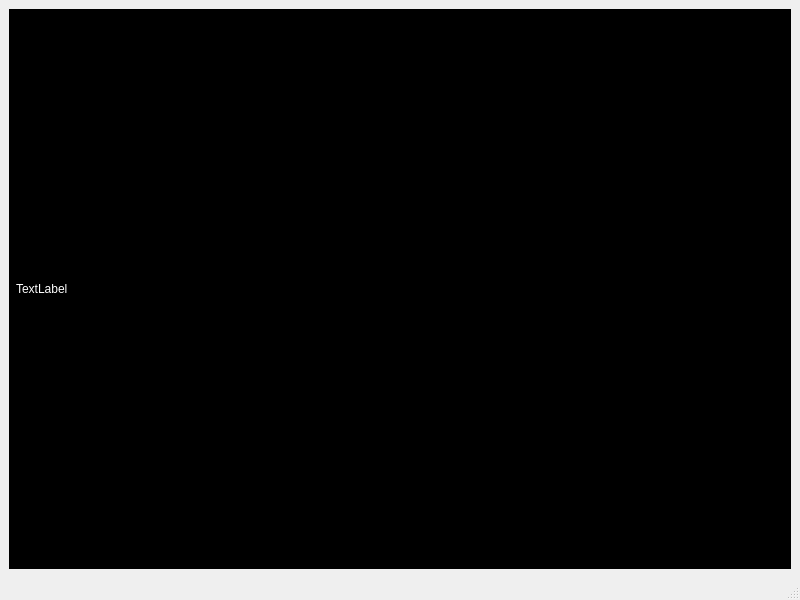
<?xml version="1.0" encoding="UTF-8"?>
<ui version="4.0">
 <class>MainWindow</class>
 <widget class="QMainWindow" name="MainWindow">
  <property name="geometry">
   <rect>
    <x>0</x>
    <y>0</y>
    <width>800</width>
    <height>600</height>
   </rect>
  </property>
  <property name="windowTitle">
   <string>MainWindow</string>
  </property>
  <widget class="QWidget" name="centralwidget">
   <layout class="QGridLayout" name="gridLayout">
    <item row="0" column="0">
     <widget class="QLabel" name="label">
      <property name="palette">
       <palette>
        <active>
         <colorrole role="WindowText">
          <brush brushstyle="SolidPattern">
           <color alpha="255">
            <red>255</red>
            <green>255</green>
            <blue>255</blue>
           </color>
          </brush>
         </colorrole>
         <colorrole role="Button">
          <brush brushstyle="SolidPattern">
           <color alpha="255">
            <red>0</red>
            <green>0</green>
            <blue>0</blue>
           </color>
          </brush>
         </colorrole>
         <colorrole role="Light">
          <brush brushstyle="SolidPattern">
           <color alpha="255">
            <red>0</red>
            <green>0</green>
            <blue>0</blue>
           </color>
          </brush>
         </colorrole>
         <colorrole role="Midlight">
          <brush brushstyle="SolidPattern">
           <color alpha="255">
            <red>0</red>
            <green>0</green>
            <blue>0</blue>
           </color>
          </brush>
         </colorrole>
         <colorrole role="Dark">
          <brush brushstyle="SolidPattern">
           <color alpha="255">
            <red>0</red>
            <green>0</green>
            <blue>0</blue>
           </color>
          </brush>
         </colorrole>
         <colorrole role="Mid">
          <brush brushstyle="SolidPattern">
           <color alpha="255">
            <red>0</red>
            <green>0</green>
            <blue>0</blue>
           </color>
          </brush>
         </colorrole>
         <colorrole role="Text">
          <brush brushstyle="SolidPattern">
           <color alpha="255">
            <red>255</red>
            <green>255</green>
            <blue>255</blue>
           </color>
          </brush>
         </colorrole>
         <colorrole role="BrightText">
          <brush brushstyle="SolidPattern">
           <color alpha="255">
            <red>255</red>
            <green>255</green>
            <blue>255</blue>
           </color>
          </brush>
         </colorrole>
         <colorrole role="ButtonText">
          <brush brushstyle="SolidPattern">
           <color alpha="255">
            <red>255</red>
            <green>255</green>
            <blue>255</blue>
           </color>
          </brush>
         </colorrole>
         <colorrole role="Base">
          <brush brushstyle="SolidPattern">
           <color alpha="255">
            <red>0</red>
            <green>0</green>
            <blue>0</blue>
           </color>
          </brush>
         </colorrole>
         <colorrole role="Window">
          <brush brushstyle="SolidPattern">
           <color alpha="255">
            <red>0</red>
            <green>0</green>
            <blue>0</blue>
           </color>
          </brush>
         </colorrole>
         <colorrole role="Shadow">
          <brush brushstyle="SolidPattern">
           <color alpha="255">
            <red>0</red>
            <green>0</green>
            <blue>0</blue>
           </color>
          </brush>
         </colorrole>
         <colorrole role="AlternateBase">
          <brush brushstyle="SolidPattern">
           <color alpha="255">
            <red>0</red>
            <green>0</green>
            <blue>0</blue>
           </color>
          </brush>
         </colorrole>
         <colorrole role="ToolTipBase">
          <brush brushstyle="SolidPattern">
           <color alpha="255">
            <red>255</red>
            <green>255</green>
            <blue>220</blue>
           </color>
          </brush>
         </colorrole>
         <colorrole role="ToolTipText">
          <brush brushstyle="SolidPattern">
           <color alpha="255">
            <red>0</red>
            <green>0</green>
            <blue>0</blue>
           </color>
          </brush>
         </colorrole>
         <colorrole role="PlaceholderText">
          <brush brushstyle="SolidPattern">
           <color alpha="128">
            <red>255</red>
            <green>255</green>
            <blue>255</blue>
           </color>
          </brush>
         </colorrole>
        </active>
        <inactive>
         <colorrole role="WindowText">
          <brush brushstyle="SolidPattern">
           <color alpha="255">
            <red>255</red>
            <green>255</green>
            <blue>255</blue>
           </color>
          </brush>
         </colorrole>
         <colorrole role="Button">
          <brush brushstyle="SolidPattern">
           <color alpha="255">
            <red>0</red>
            <green>0</green>
            <blue>0</blue>
           </color>
          </brush>
         </colorrole>
         <colorrole role="Light">
          <brush brushstyle="SolidPattern">
           <color alpha="255">
            <red>0</red>
            <green>0</green>
            <blue>0</blue>
           </color>
          </brush>
         </colorrole>
         <colorrole role="Midlight">
          <brush brushstyle="SolidPattern">
           <color alpha="255">
            <red>0</red>
            <green>0</green>
            <blue>0</blue>
           </color>
          </brush>
         </colorrole>
         <colorrole role="Dark">
          <brush brushstyle="SolidPattern">
           <color alpha="255">
            <red>0</red>
            <green>0</green>
            <blue>0</blue>
           </color>
          </brush>
         </colorrole>
         <colorrole role="Mid">
          <brush brushstyle="SolidPattern">
           <color alpha="255">
            <red>0</red>
            <green>0</green>
            <blue>0</blue>
           </color>
          </brush>
         </colorrole>
         <colorrole role="Text">
          <brush brushstyle="SolidPattern">
           <color alpha="255">
            <red>255</red>
            <green>255</green>
            <blue>255</blue>
           </color>
          </brush>
         </colorrole>
         <colorrole role="BrightText">
          <brush brushstyle="SolidPattern">
           <color alpha="255">
            <red>255</red>
            <green>255</green>
            <blue>255</blue>
           </color>
          </brush>
         </colorrole>
         <colorrole role="ButtonText">
          <brush brushstyle="SolidPattern">
           <color alpha="255">
            <red>255</red>
            <green>255</green>
            <blue>255</blue>
           </color>
          </brush>
         </colorrole>
         <colorrole role="Base">
          <brush brushstyle="SolidPattern">
           <color alpha="255">
            <red>0</red>
            <green>0</green>
            <blue>0</blue>
           </color>
          </brush>
         </colorrole>
         <colorrole role="Window">
          <brush brushstyle="SolidPattern">
           <color alpha="255">
            <red>0</red>
            <green>0</green>
            <blue>0</blue>
           </color>
          </brush>
         </colorrole>
         <colorrole role="Shadow">
          <brush brushstyle="SolidPattern">
           <color alpha="255">
            <red>0</red>
            <green>0</green>
            <blue>0</blue>
           </color>
          </brush>
         </colorrole>
         <colorrole role="AlternateBase">
          <brush brushstyle="SolidPattern">
           <color alpha="255">
            <red>0</red>
            <green>0</green>
            <blue>0</blue>
           </color>
          </brush>
         </colorrole>
         <colorrole role="ToolTipBase">
          <brush brushstyle="SolidPattern">
           <color alpha="255">
            <red>255</red>
            <green>255</green>
            <blue>220</blue>
           </color>
          </brush>
         </colorrole>
         <colorrole role="ToolTipText">
          <brush brushstyle="SolidPattern">
           <color alpha="255">
            <red>0</red>
            <green>0</green>
            <blue>0</blue>
           </color>
          </brush>
         </colorrole>
         <colorrole role="PlaceholderText">
          <brush brushstyle="SolidPattern">
           <color alpha="128">
            <red>255</red>
            <green>255</green>
            <blue>255</blue>
           </color>
          </brush>
         </colorrole>
        </inactive>
        <disabled>
         <colorrole role="WindowText">
          <brush brushstyle="SolidPattern">
           <color alpha="255">
            <red>0</red>
            <green>0</green>
            <blue>0</blue>
           </color>
          </brush>
         </colorrole>
         <colorrole role="Button">
          <brush brushstyle="SolidPattern">
           <color alpha="255">
            <red>0</red>
            <green>0</green>
            <blue>0</blue>
           </color>
          </brush>
         </colorrole>
         <colorrole role="Light">
          <brush brushstyle="SolidPattern">
           <color alpha="255">
            <red>0</red>
            <green>0</green>
            <blue>0</blue>
           </color>
          </brush>
         </colorrole>
         <colorrole role="Midlight">
          <brush brushstyle="SolidPattern">
           <color alpha="255">
            <red>0</red>
            <green>0</green>
            <blue>0</blue>
           </color>
          </brush>
         </colorrole>
         <colorrole role="Dark">
          <brush brushstyle="SolidPattern">
           <color alpha="255">
            <red>0</red>
            <green>0</green>
            <blue>0</blue>
           </color>
          </brush>
         </colorrole>
         <colorrole role="Mid">
          <brush brushstyle="SolidPattern">
           <color alpha="255">
            <red>0</red>
            <green>0</green>
            <blue>0</blue>
           </color>
          </brush>
         </colorrole>
         <colorrole role="Text">
          <brush brushstyle="SolidPattern">
           <color alpha="255">
            <red>0</red>
            <green>0</green>
            <blue>0</blue>
           </color>
          </brush>
         </colorrole>
         <colorrole role="BrightText">
          <brush brushstyle="SolidPattern">
           <color alpha="255">
            <red>255</red>
            <green>255</green>
            <blue>255</blue>
           </color>
          </brush>
         </colorrole>
         <colorrole role="ButtonText">
          <brush brushstyle="SolidPattern">
           <color alpha="255">
            <red>0</red>
            <green>0</green>
            <blue>0</blue>
           </color>
          </brush>
         </colorrole>
         <colorrole role="Base">
          <brush brushstyle="SolidPattern">
           <color alpha="255">
            <red>0</red>
            <green>0</green>
            <blue>0</blue>
           </color>
          </brush>
         </colorrole>
         <colorrole role="Window">
          <brush brushstyle="SolidPattern">
           <color alpha="255">
            <red>0</red>
            <green>0</green>
            <blue>0</blue>
           </color>
          </brush>
         </colorrole>
         <colorrole role="Shadow">
          <brush brushstyle="SolidPattern">
           <color alpha="255">
            <red>0</red>
            <green>0</green>
            <blue>0</blue>
           </color>
          </brush>
         </colorrole>
         <colorrole role="AlternateBase">
          <brush brushstyle="SolidPattern">
           <color alpha="255">
            <red>0</red>
            <green>0</green>
            <blue>0</blue>
           </color>
          </brush>
         </colorrole>
         <colorrole role="ToolTipBase">
          <brush brushstyle="SolidPattern">
           <color alpha="255">
            <red>255</red>
            <green>255</green>
            <blue>220</blue>
           </color>
          </brush>
         </colorrole>
         <colorrole role="ToolTipText">
          <brush brushstyle="SolidPattern">
           <color alpha="255">
            <red>0</red>
            <green>0</green>
            <blue>0</blue>
           </color>
          </brush>
         </colorrole>
         <colorrole role="PlaceholderText">
          <brush brushstyle="SolidPattern">
           <color alpha="128">
            <red>255</red>
            <green>255</green>
            <blue>255</blue>
           </color>
          </brush>
         </colorrole>
        </disabled>
       </palette>
      </property>
      <property name="autoFillBackground">
       <bool>true</bool>
      </property>
      <property name="frameShape">
       <enum>QFrame::Box</enum>
      </property>
      <property name="frameShadow">
       <enum>QFrame::Sunken</enum>
      </property>
      <property name="lineWidth">
       <number>2</number>
      </property>
      <property name="text">
       <string>TextLabel</string>
      </property>
     </widget>
    </item>
   </layout>
  </widget>
  <widget class="QMenuBar" name="menubar">
   <property name="geometry">
    <rect>
     <x>0</x>
     <y>0</y>
     <width>800</width>
     <height>22</height>
    </rect>
   </property>
  </widget>
  <widget class="QStatusBar" name="statusbar"/>
 </widget>
 <resources/>
 <connections/>
</ui>
